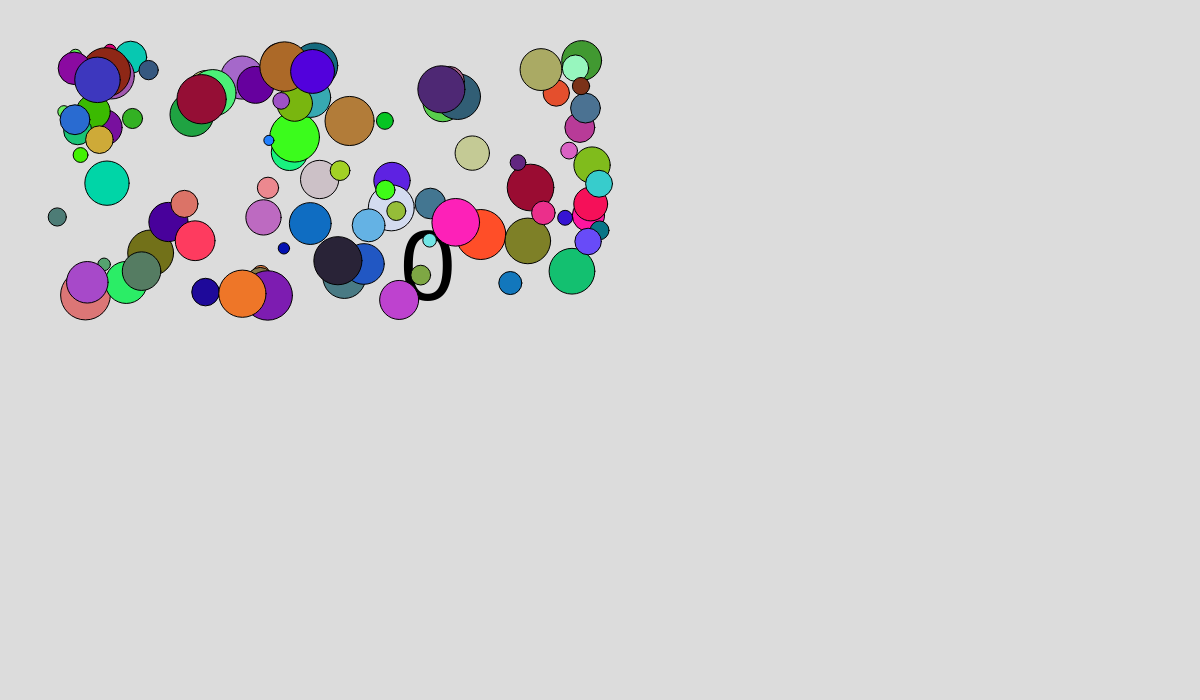
Frame 1 (no input)
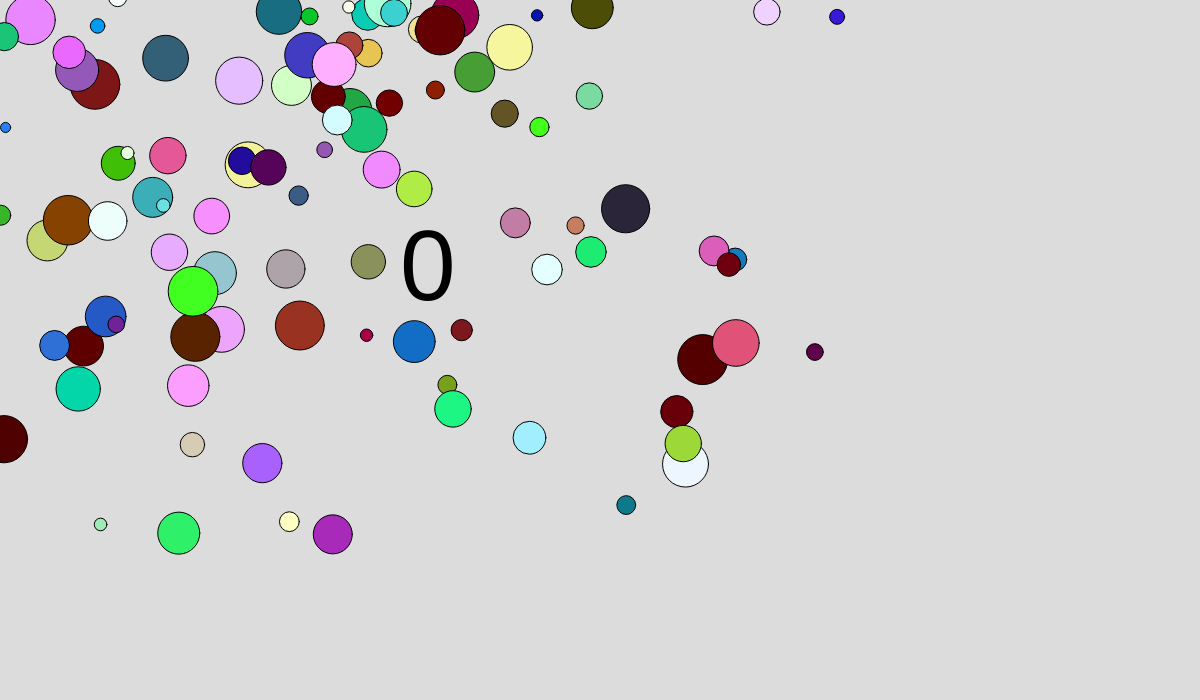
Frame 60 (no input)
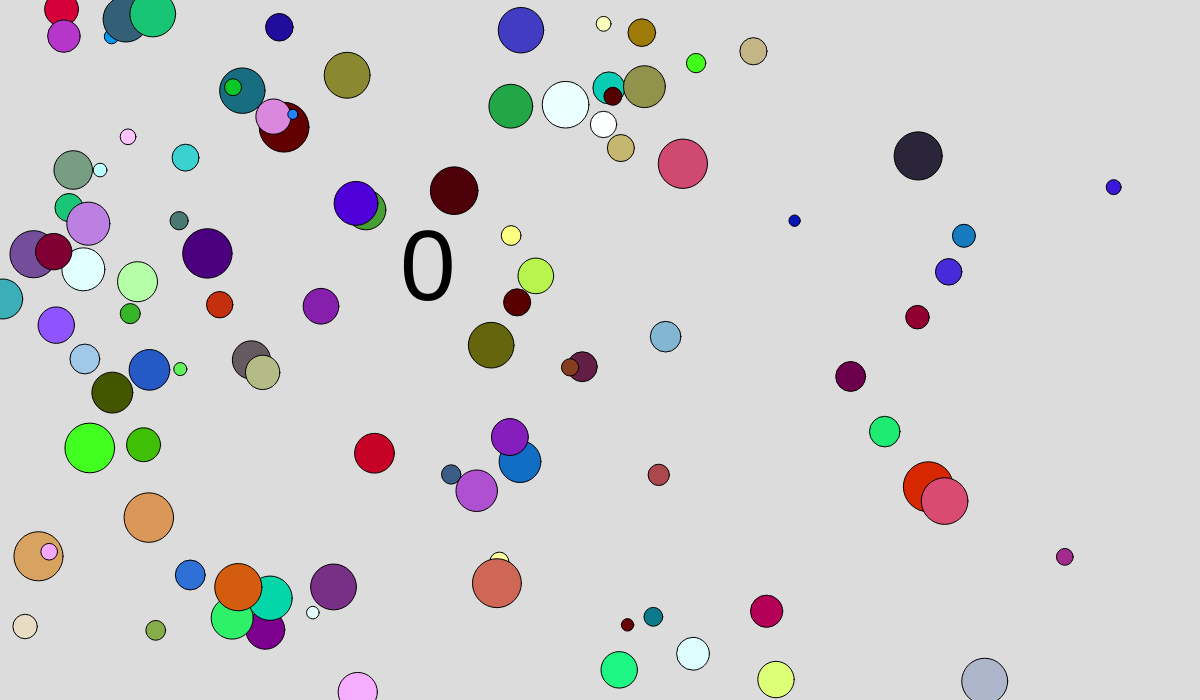
Frame 120 (the mouse pressed at the canvas centre since frame 60)

The p5.js sketch that drew these frames (run headless with seeded random() and noise() and a simulated clock; from frame 60 on, the mouse is pressed at the canvas centre):

// p5.js sketch
// ── sketch.js
let cirkels = [];
let punten = 0
function setup() {
  createCanvas(1200, 700);
  for (let i = 0; i < 100; i++) {
    let c = {
      xpos: random(50, 600),
      ypos: random(50, 300),
      radius: random(10, 50),
      kleur: [random(255), random(255),random(255)],
      snelheidx: random(-5, 5),
      snelheidy: random(-5, 5),
      kleurverandering: random(1,5)
    }
    cirkels.push(c);
  }
}

function draw() {
  background(220);
  fill(0)
  textSize(100);
  text(punten,400,300);
  for (let i = 0; i < cirkels.length; i++) {
    let cirkel = cirkels[i];
    fill(cirkel.kleur);
    circle(cirkel.xpos, cirkel.ypos, cirkel.radius);
    cirkel.xpos = cirkel.xpos + cirkel.snelheidx;
    cirkel.ypos = cirkel.ypos + cirkel.snelheidy;
    cirkel.kleur[0] += cirkel.kleurverandering;
    cirkel.kleur[1] += cirkel.kleurverandering;
    cirkel.kleur[2] += cirkel.kleurverandering;
    if(cirkel.kleur[0] >= 255||cirkel.kleur[0] <= 70 ){
      cirkel.kleurverandering *= -1.0
    }
    if (cirkel.xpos < 0) {
      cirkel.snelheidx *= -1.0;
    }
    if (cirkel.xpos > width) {
      cirkel.snelheidx *= -1.0;
    }
    if (cirkel.ypos < 0) {
      cirkel.snelheidy *= -1.0
    }
    if (cirkel.ypos > height) {
      cirkel.snelheidy *= -1.0
    }
    
  }
}
function mousePressed() {
  for (let i = 0; i < cirkels.length; i++) {

    let cirkel = cirkels[i];
    let afstandmuis = dist(mouseX, mouseY, cirkel.xpos, cirkel.ypos)
    if (afstandmuis <= cirkel.radius) {
      punten += 1
    }
    console.log(punten)
  }
}
